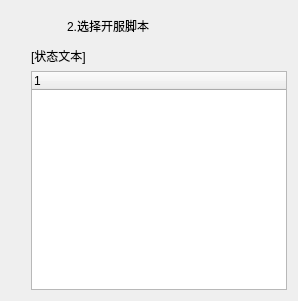
                <widget class="CardWidget" name="shellArchivesSelectCore">
                 <property name="sizePolicy">
                  <sizepolicy hsizetype="Expanding" vsizetype="Fixed">
                   <horstretch>0</horstretch>
                   <verstretch>0</verstretch>
                  </sizepolicy>
                 </property>
                 <property name="minimumSize">
                  <size>
                   <width>0</width>
                   <height>250</height>
                  </size>
                 </property>
                 <layout class="QGridLayout" name="gridLayout_23">
                  <item row="0" column="1">
                   <widget class="PixmapLabel" name="shellArchivesSelectCoreStatus">
                    <property name="sizePolicy">
                     <sizepolicy hsizetype="Fixed" vsizetype="Fixed">
                      <horstretch>0</horstretch>
                      <verstretch>0</verstretch>
                     </sizepolicy>
                    </property>
                    <property name="minimumSize">
                     <size>
                      <width>30</width>
                      <height>30</height>
                     </size>
                    </property>
                    <property name="maximumSize">
                     <size>
                      <width>30</width>
                      <height>30</height>
                     </size>
                    </property>
                   </widget>
                  </item>
                  <item row="0" column="0" rowspan="3">
                   <spacer name="horizontalSpacer_13">
                    <property name="orientation">
                     <enum>Qt::Horizontal</enum>
                    </property>
                    <property name="sizeType">
                     <enum>QSizePolicy::Fixed</enum>
                    </property>
                    <property name="sizeHint" stdset="0">
                     <size>
                      <width>20</width>
                      <height>279</height>
                     </size>
                    </property>
                   </spacer>
                  </item>
                  <item row="1" column="1" colspan="2">
                   <widget class="BodyLabel" name="shellArchivesSelectCoreStatusText">
                    <property name="sizePolicy">
                     <sizepolicy hsizetype="Expanding" vsizetype="Fixed">
                      <horstretch>0</horstretch>
                      <verstretch>0</verstretch>
                     </sizepolicy>
                    </property>
                    <property name="text">
                     <string>[状态文本]</string>
                    </property>
                   </widget>
                  </item>
                  <item row="0" column="2">
                   <widget class="SubtitleLabel" name="shellArchivesSelectCoreTitle">
                    <property name="sizePolicy">
                     <sizepolicy hsizetype="Minimum" vsizetype="Fixed">
                      <horstretch>0</horstretch>
                      <verstretch>0</verstretch>
                     </sizepolicy>
                    </property>
                    <property name="text">
                     <string>2.选择开服脚本</string>
                    </property>
                   </widget>
                  </item>
                  <item row="2" column="1" colspan="2">
                   <widget class="TreeWidget" name="shellArchivesSelectCoreTreeWidget">
                    <column>
                     <property name="text">
                      <string notr="true">1</string>
                     </property>
                    </column>
                   </widget>
                  </item>
                 </layout>
                </widget>
